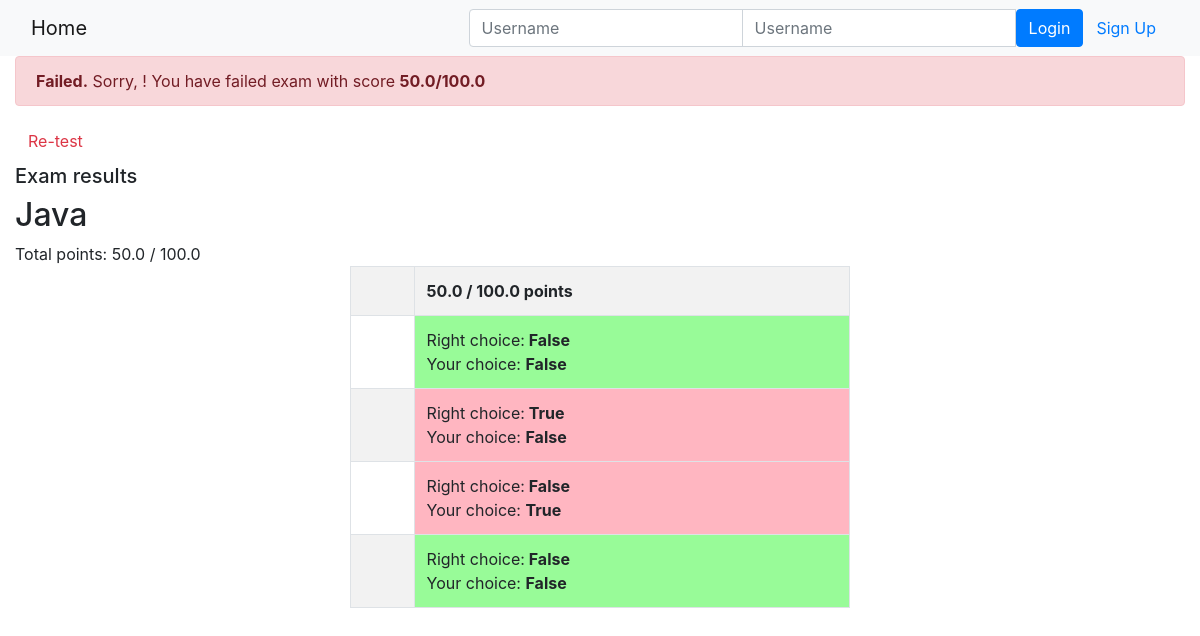
Page /onlinecourse/course/1/submission/1/result/ on the committed database.
### onlinecourse/models.py (models this page shows, shortened)
class Course(models.Model):
    name = models.CharField(null=False, max_length=30, default='online course')
    image = models.ImageField(upload_to='course_images/')
    description = models.CharField(max_length=1000)
    pub_date = models.DateField(null=True)
    instructors = models.ManyToManyField(Instructor)
    users = models.ManyToManyField(settings.AUTH_USER_MODEL, through='Enrollment')
    total_enrollment = models.IntegerField(default=0)
    is_enrolled = False

class Question(models.Model):
    course_id = models.ForeignKey(Course, on_delete=models.CASCADE)
    grade = models.FloatField(default=0.0)
    content = models.CharField(max_length=1000)

class Choice(models.Model):
    choice_id = models.ForeignKey(Question, on_delete=models.CASCADE)
    content = models.CharField(max_length=500)
    is_correct = models.BooleanField(default=False)

### onlinecourse/views.py (the view)
# urls.py: path('course/<int:course_id>/submission/<int:submission_id>/result/', views.show_exam_result, name='show_exam_result'),
def show_exam_result(request, course_id, submission_id):
    course  =  get_object_or_404(Course, pk=course_id)
    submission =      get_object_or_404(Submission, pk=submission_id)
    total =  0
    total_user =  0
    q_results = {}
    c_submits = {}
    c_results = {}
    for q in course.question_set.all():
        q_total = 0
        q_total_user = 0
        for c in q.choice_set.all():
            q_total += 1
            temp_right = c.is_correct
            count =  submission.choices.filter(id = c.id).count()
            temp_user  = count > 0
            c_submits[c.id] = temp_user
            c_results[c.id] = temp_user == temp_right
            if temp_user == temp_right:
                q_total_user += 1
        q_results[q.id] =  q.grade*(q_total_user / q_total)
        total += q.grade
        total_user  += q_results[q.id]
    context  = {}
    context["course"]  =  course
    context["submission"]  =  submission
    context["total"]  =  total
    context["total_user"]  =  total_user
    context["q_results"]  =  q_results
    context["c_submits"]  =  c_submits
    context["c_results"]  =  c_results
    context["grade"]  =  int((total_user/total)*100)
    return render(request, 'onlinecourse/exam_result_bootstrap.html', context)

### onlinecourse/templates/onlinecourse/exam_result_bootstrap.html (shortened to what this page needs)
<!DOCTYPE html>
<html lang="en">
<head>
    {% load static %}
    <link rel="stylesheet" href="https://maxcdn.bootstrapcdn.com/bootstrap/4.5.2/css/bootstrap.min.css">
</head>
<body>
 <nav class="navbar navbar-light bg-light">
    <div class="container-fluid">
        <div class="navbar-header">
              <a class="navbar-brand" href="{% url 'onlinecourse:index' %}">Home</a>
        </div>
        <ul class="nav navbar-nav navbar-right">
            {% if user.is_authenticated %}
            <li>
                <a class="btn btn-link" href="#">{{ user.first_name }}({{ user.username }})</a>
                <a class="btn btn-link" href="{% url 'onlinecourse:logout' %}">Logout</a>
            </li>
            {% else %}
            <li>
                <form class="form-inline" action="{% url 'onlinecourse:login' %}" method="post">
                    <div class="input-group">
                        <input type="text" class="form-control" placeholder="Username" name="username" >
                        <input type="password" class="form-control" placeholder="Username" name="psw" >
                        <button class="btn btn-primary" type="submit">Login</button>
                        <a class="btn btn-link" href="{% url 'onlinecourse:registration' %}">Sign Up</a>
                    </div>
                </form>
            </li>
            {% endif %}
        </ul>
    </div>
</nav>
<div class="container-fluid">
    {% if grade > 80 %}
    <div class="alert alert-success">
       <b>Congratulations, {{ user.username }}!</b>   You have passed the exam and compleeted thhe course with score <b>{{ total_user}}/{{ total }}</b></b>
    </div>
        {% else %}
        <div class="alert alert-danger">
            <b>Failed.</b> Sorry, {{ user.username }}! You have failed exam with score <b>{{ total_user}}/{{ total }}</b></b>
        </div>
        <a class="btn btn-link text-danger" href="{% url 'onlinecourse:course_details' course.id %}">Re-test</a>
        {% endif %}
        <div class="card-columns-vertical mt-1">
        <h5 class="">Exam results</h5>
            <h2>{{ course.name }}  </h2>
            Total points: {{ total_user }} / {{ total }}
            {% for  question in course.question_set.all %}
            <table class='table table-bordered table-striped' style='width:500px; margin:auto'>
                       <tr>
                           <th colspan="1">
                           {{ question.question_text }} </th>
                        <th>
                        {% for key, value in q_results.items %}
                                {% if question.id == key %}
                                    {{ value }}
                                {% endif %}
                            {% endfor %}
                        / {{ question.grade }} points   </th>
                        </tr>
                       {% for choice in question.choice_set.all %}
                       <tr >
                           <td>{{ choice.choice_text }}  </td>
                          <td style='background-color:{% for key, value in c_results.items %}
                                    {% if choice.id == key %}
                                    {% if value == True %}
                                    palegreen
                                    {% else %}
                                    lightpink
                                 {% endif %}
                                        {% endif %}
                                {% endfor %}'
                          >Right choice:<b> {{ choice.is_correct}} </b>
                          <br> Your choice: <b>
                            {% for key, value0 in c_submits.items %}
                                    {% if choice.id == key %}
                                        {{ value0 }}
                                    {% endif %}
                                {% endfor %}
                                </b>
                           <br>
                           </td>
                    </tr>
                {% endfor %}
            </table>    <BR></BR>
            {% endfor %}
        </div>
    </div>
</body>
</html>

### rows in the picture
Course: name "Java"
Question: q_results "50.0", grade "100.0"
Choice: is_correct "False", c_submits "False"
Choice: is_correct "True", c_submits "False"
Choice: is_correct "False", c_submits "True"
Choice: is_correct "False", c_submits "False"

### other values in the picture
{{ total_user }} "50.0"
{{ total }} "100.0"
